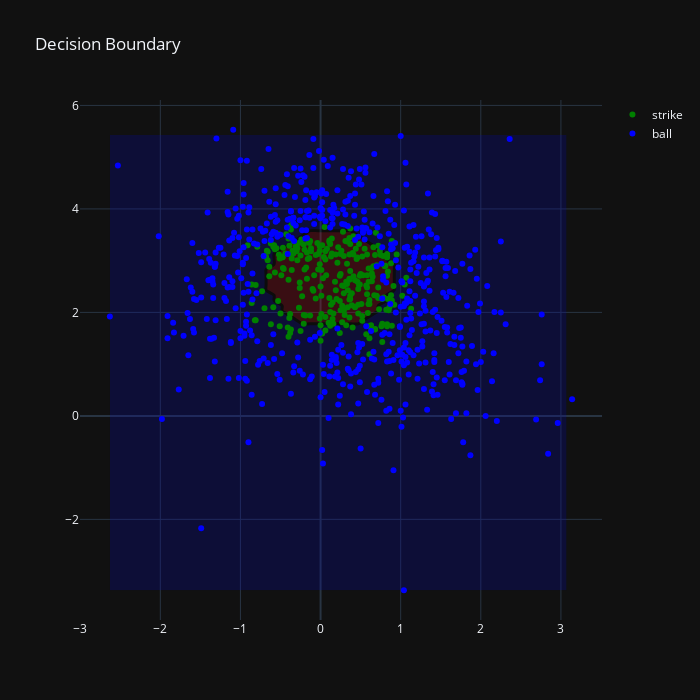

The notebook cell this image was saved under:
### Markdown cell above
Hmmm, about 90% accurate. Seems pretty good. There are some other things I want to look at to evaluate this score. For example, I can imagine that the decision boundary for the model is going to have lots of "curves" to the plot. In the rule book, it would be established as a rectangle, but I doubt the model would represent that, since it is working on the basis of the calls made by umpires, not the rulebook. Lets take a look.

### Code cell
import importlib
import utils
importlib.reload(utils)

fig = utils.PlotDecisionBoundary(model, Xtrain[features], ytrain, label_map = onehot_map.keys())
fig.show()

### Figure 1 — Plotly figure (JSON) as saved in the notebook; plotly's stock layout.template omitted (floating-point values rounded to 4 significant figures; data arrays with more than 128 entries replaced by an {"elided": "..."} marker saying what was removed)
{"data": [{"marker": {"color": "green"}, "mode": "markers", "name": "strike", "type": "scatter", "x": {"elided": "269 float values"}, "y": {"elided": "269 float values"}}, {"marker": {"color": "blue"}, "mode": "markers", "name": "ball", "type": "scatter", "x": {"elided": "533 float values"}, "y": {"elided": "533 float values"}}, {"colorscale": [[1, "green"], [0, "blue"]], "hoverinfo": "skip", "line": {"width": 3}, "ncontours": 2, "opacity": 0.25, "showlegend": false, "showscale": false, "type": "contour", "x": [-2.63, -2.53, -2.43, -2.33, -2.23, -2.13, -2.03, -1.93, -1.83, -1.73, -1.63, -1.53, -1.43, -1.33, -1.23, -1.13, -1.03, -0.93, -0.83, -0.73, -0.63, -0.53, -0.43, -0.33, -0.23, -0.13, -0.03, 0.07, 0.17, 0.27, 0.37, 0.47, 0.57, 0.67, 0.77, 0.87, 0.97, 1.07, 1.17, 1.27, 1.37, 1.47, 1.57, 1.67, 1.77, 1.87, 1.97, 2.07, 2.17, 2.27, 2.37, 2.47, 2.57, 2.67, 2.77, 2.87, 2.97, 3.07], "y": [-3.37, -3.27, -3.17, -3.07, -2.97, -2.87, -2.77, -2.67, -2.57, -2.47, -2.37, -2.27, -2.17, -2.07, -1.97, -1.87, -1.77, -1.67, -1.57, -1.47, -1.37, -1.27, -1.17, -1.07, -0.97, -0.87, -0.77, -0.67, -0.57, -0.47, -0.37, -0.27, -0.17, -0.07, 0.03, 0.13, 0.23, 0.33, 0.43, 0.53, 0.63, 0.73, 0.83, 0.93, 1.03, 1.13, 1.23, 1.33, 1.43, 1.53, 1.63, 1.73, 1.83, 1.93, 2.03, 2.13, 2.23, 2.33, 2.43, 2.53, 2.63, 2.73, 2.83, 2.93, 3.03, 3.13, 3.23, 3.33, 3.43, 3.53, 3.63, 3.73, 3.83, 3.93, 4.03, 4.13, 4.23, 4.33, 4.43, 4.53, 4.63, 4.73, 4.83, 4.93, 5.03, 5.13, 5.23, 5.33, 5.43], "z": {"elided": "89x58 int values"}}], "layout": {"height": 700, "title": {"text": "Decision Boundary"}, "width": 700}}
